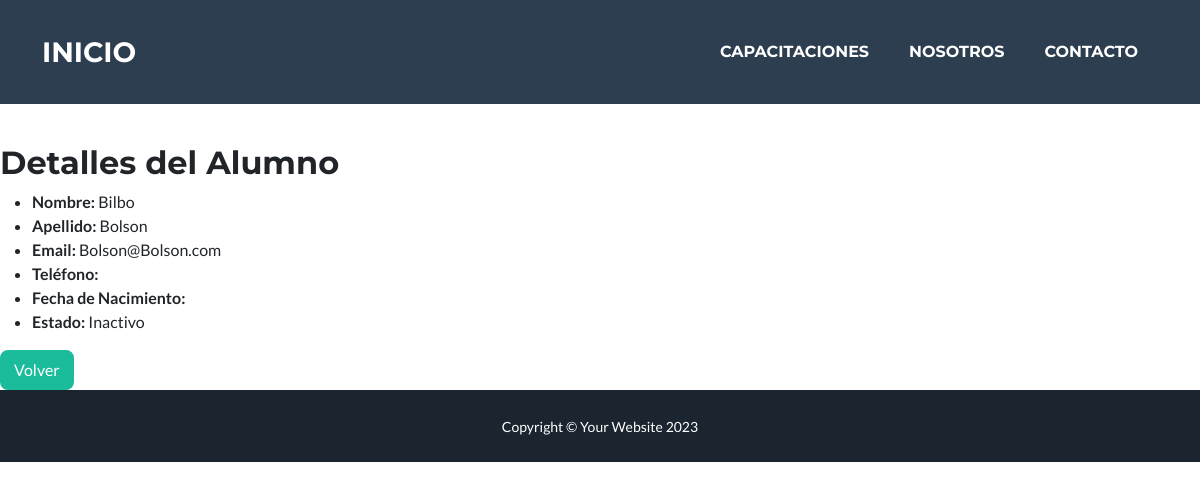
The page /alumnos/1/detalle/ on the database its author committed.
### alumnos/models.py (models this page shows, shortened)
class Alumnos(models.Model):
    nombre = models.CharField(max_length=100)
    apellido = models.CharField(max_length=100)
    email = models.EmailField(unique=True)
    curso = models.ForeignKey(Cursos, on_delete=models.SET_NULL, null=True, blank=True, related_name='alumnos')

### alumnos/views.py (the view)
# urls.py: path('<int:pk>/detalle/', AlumnosDetail.as_view(), name='alumnos_detallar'),
class AlumnosDetail(DetailView):
    model = Alumnos
    template_name = 'alumnos/alumnos-detallar.html'

### alumnos/templates/alumnos/alumnos-detallar.html
{% extends 'base.html' %}
{% block content %}
<h2>Detalles del Alumno</h2>
<ul>
    <li><strong>Nombre:</strong> {{ object.nombre }}</li>
    <li><strong>Apellido:</strong> {{ object.apellido }}</li>
    <li><strong>Email:</strong> {{ object.email }}</li>
    <li><strong>Teléfono:</strong> {{ object.telefono }}</li>
    <li><strong>Fecha de Nacimiento:</strong> {{ object.fecha_nacimiento }}</li>
    <li><strong>Estado:</strong> {% if object.activo %} Activo {% else %} Inactivo {% endif %}</li>
</ul>
<a href="{% url 'alumnos_lista' %}" class="btn btn-primary">Volver</a>
{% endblock %}

### rows shown on the page
Alumnos: nombre "Bilbo", apellido "Bolson", email "Bolson@Bolson.com"
